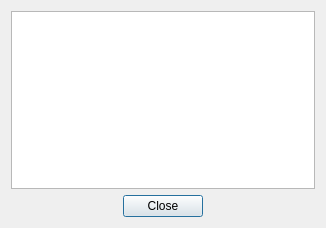
<?xml version="1.0" encoding="UTF-8"?>
<ui version="4.0">
 <class>NpcapStatusDialog</class>
 <widget class="QDialog" name="NpcapStatusDialog">
  <property name="geometry">
   <rect>
    <x>0</x>
    <y>0</y>
    <width>326</width>
    <height>228</height>
   </rect>
  </property>
  <property name="windowTitle">
   <string>Npcap Status</string>
  </property>
  <property name="sizeGripEnabled">
   <bool>false</bool>
  </property>
  <property name="modal">
   <bool>false</bool>
  </property>
  <layout class="QVBoxLayout" name="verticalLayout">
   <item>
    <widget class="QPlainTextEdit" name="status_textedit">
     <property name="font">
      <font>
       <family>Courier New</family>
      </font>
     </property>
     <property name="readOnly">
      <bool>true</bool>
     </property>
    </widget>
   </item>
   <item>
    <widget class="QDialogButtonBox" name="button_box">
     <property name="standardButtons">
      <set>QDialogButtonBox::Close</set>
     </property>
     <property name="centerButtons">
      <bool>true</bool>
     </property>
    </widget>
   </item>
  </layout>
 </widget>
 <resources/>
 <connections/>
</ui>
